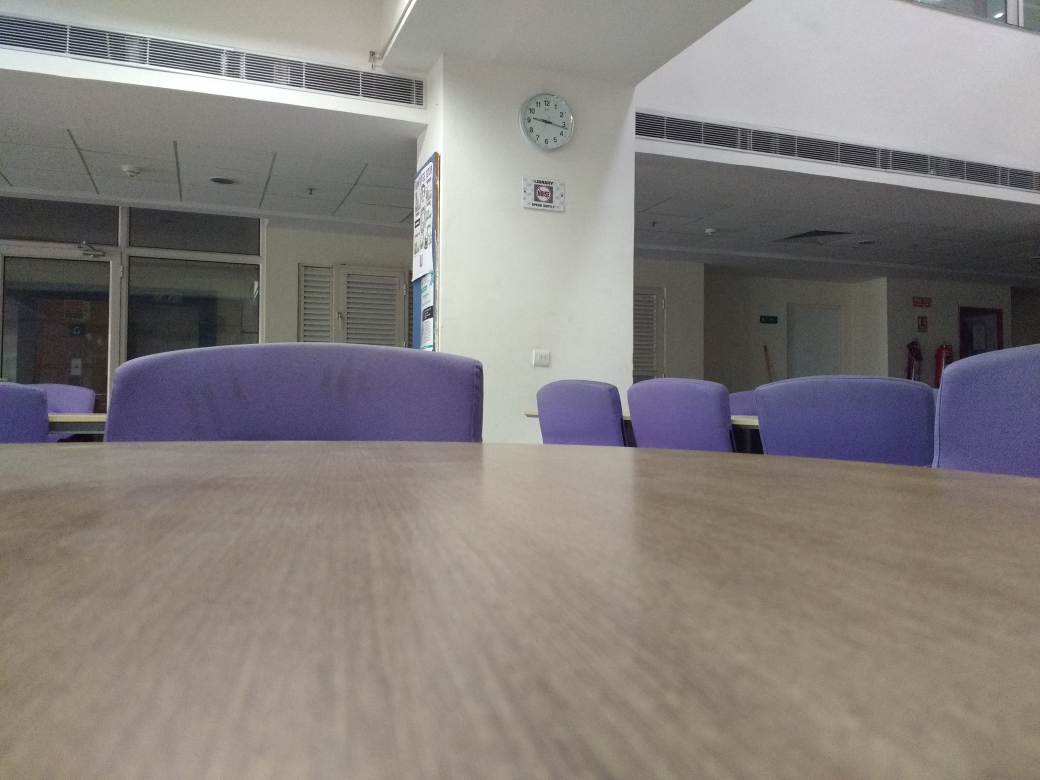
#> input picture a.jpg, 4160 x 3120 px (shown at 1/4 size)
$ python harris.py
#> lines starting #> are read from the running program, lines starting #| are printed output that depends on the picture
import cv2
import numpy as np

# Harris corner detection
filename = 'a.jpg'
filename2 = 'b.jpg'
img = cv2.imread(filename)
#> img is the input picture: shape (3120, 4160, 3); mean B, G, R 124.1, 127.5, 133.1
img2 = cv2.imread(filename2)
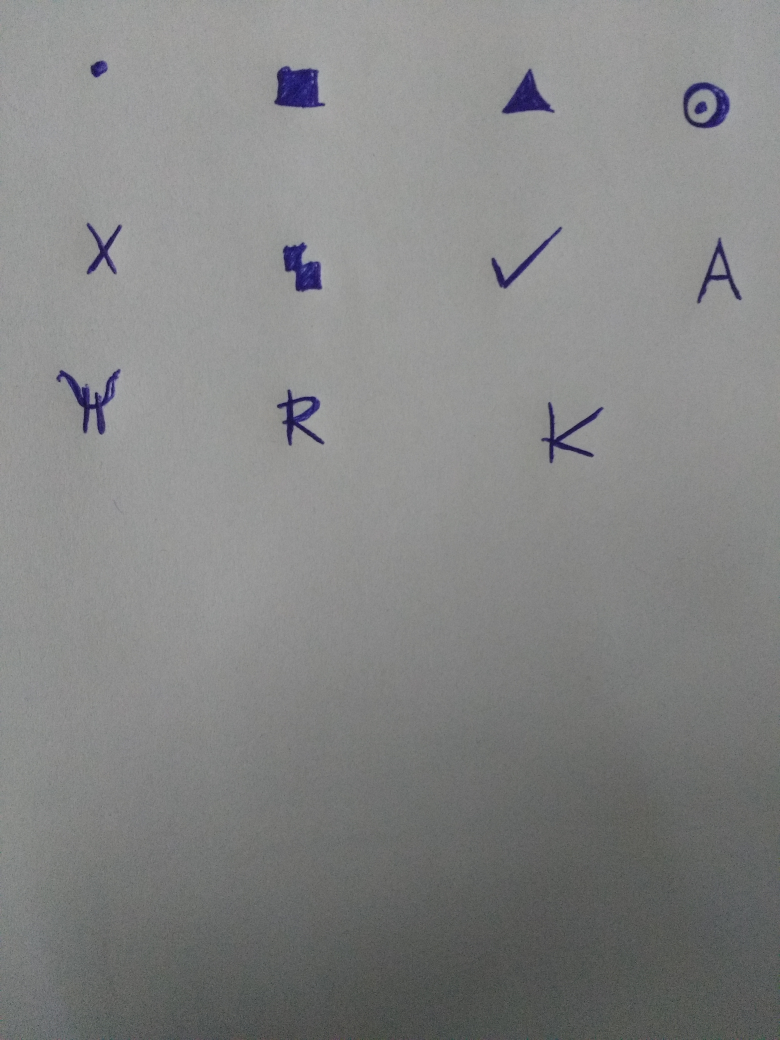
#> input picture b.jpg, 3120 x 4160 px (shown at 1/4 size)
#> img2 is the input picture: shape (4160, 3120, 3); mean B, G, R 132.6, 132.9, 132.2
gray = cv2.cvtColor(img,cv2.COLOR_BGR2GRAY)
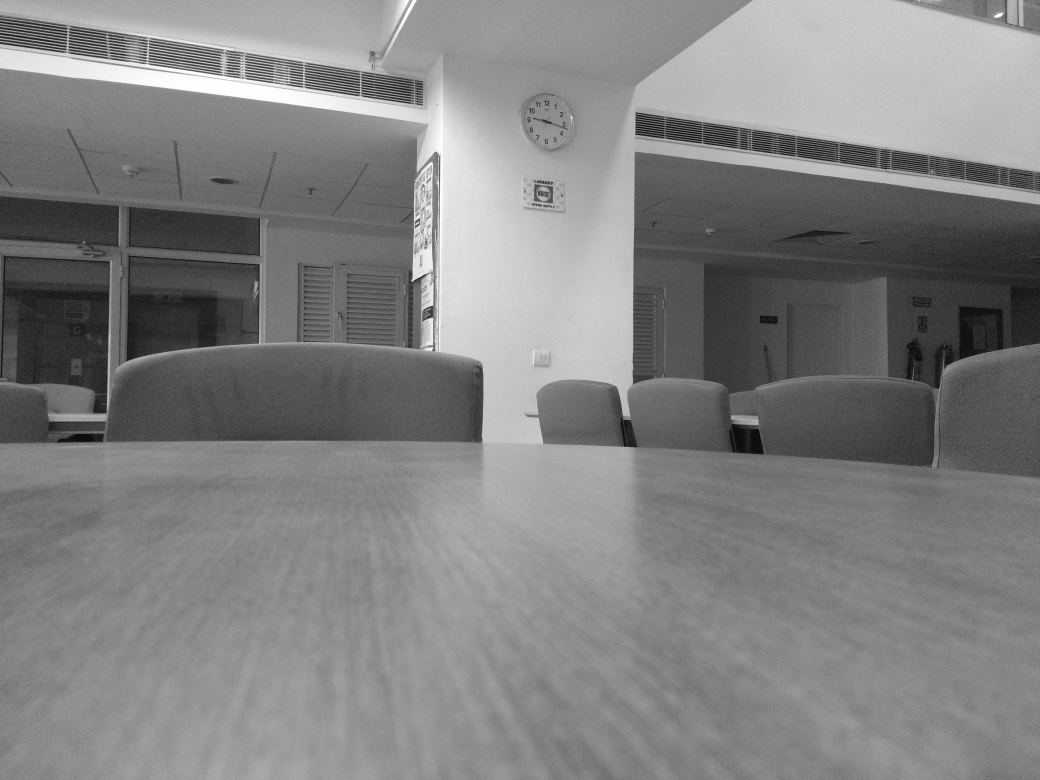
#> gray: shape (3120, 4160) (shown at 1/4 size); min 0, max 255, mean 128.8
gray2 = cv2.cvtColor(img2,cv2.COLOR_BGR2GRAY)

gray = np.float32(gray)
gray2 = np.float32(gray2)
dst = cv2.cornerHarris(gray,2,3,0.04)
dst2 = cv2.cornerHarris(gray2,2,3,0.04)

#result is dilated for marking the corners, not important
dst = cv2.dilate(dst,None)
dst2 = cv2.dilate(dst2,None)

# Threshold for an optimal value, it may vary depending on the image.
img[dst>0.05*dst.max()]=[0,0,255]
img2[dst2>0.05*dst2.max()]=[0,0,255]

r = 600.0 / img.shape[1]
#> r = 0.144
dim = (600, int(img.shape[0] * r))
#> dim = (600, 449)
resized = cv2.resize(img, dim, interpolation = cv2.INTER_AREA)
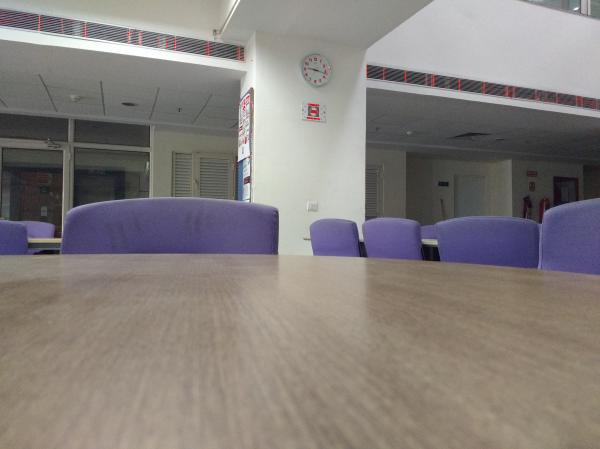
#> resized: shape (449, 600, 3); mean B, G, R 123.9, 127.3, 133.4
resized2 = cv2.resize(img2, dim, interpolation = cv2.INTER_AREA)
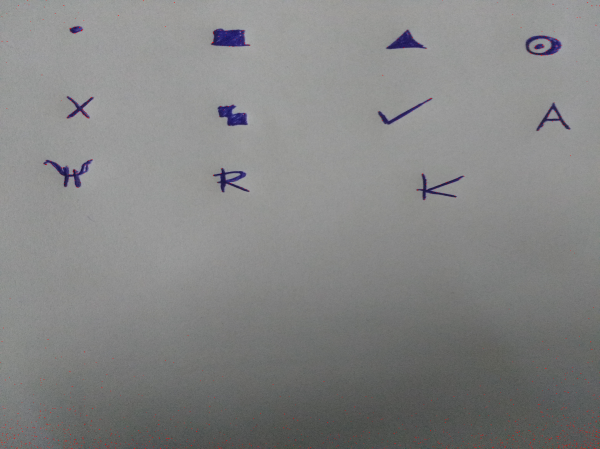
#> resized2: shape (449, 600, 3); mean B, G, R 132.4, 132.8, 132.5

cv2.imshow('A',resized)
cv2.imshow('B',resized2)
cv2.waitKey(0)
